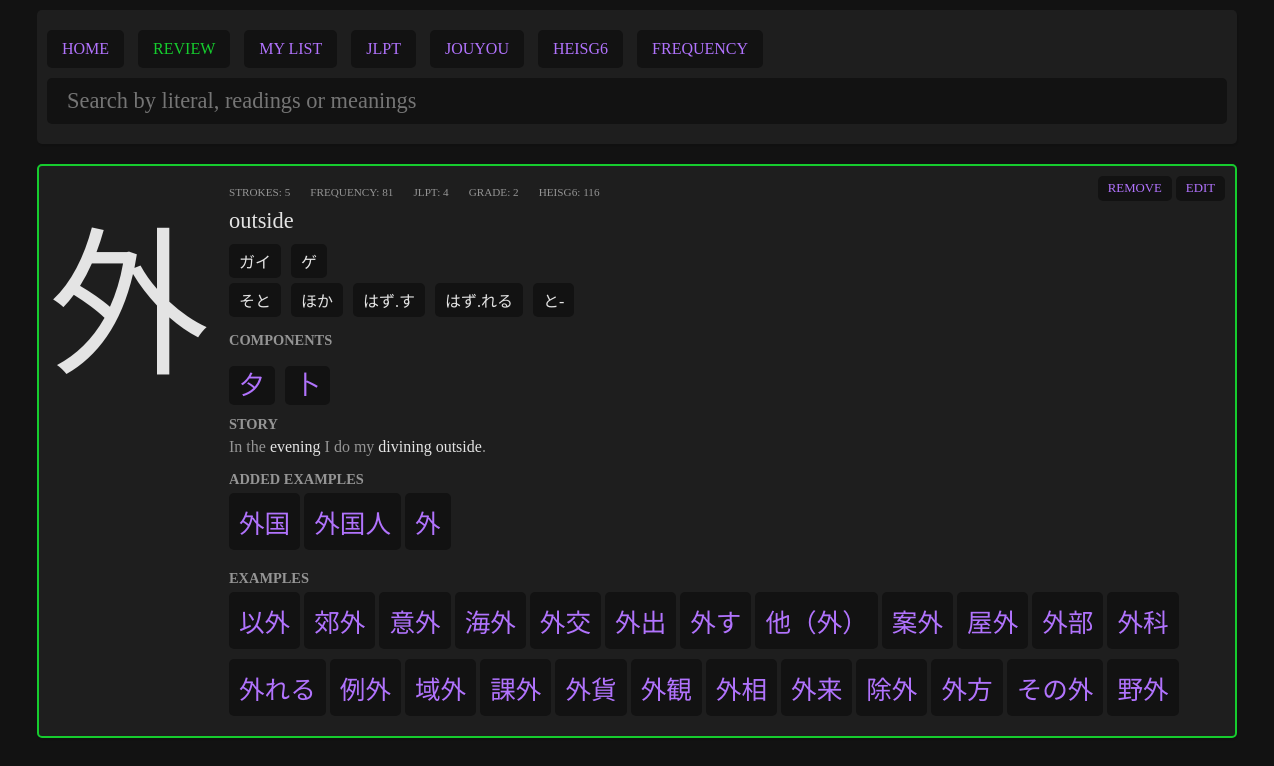
Screenshot of /kanji.php?literal=外 with the database file from the repository.
### tables this page shows
CREATE TABLE "kanjis" (
	"literal"	TEXT NOT NULL UNIQUE,
	"meanings"	TEXT NOT NULL,
	"onReadings"	TEXT,
	"kunReadings"	TEXT,
	"strokes"	INTEGER,
	"frequency"	INTEGER,
	"jlpt"	INTEGER,
	"grade"	INTEGER,
	"heisg6"	INTEGER,
	"components"	TEXT,
	"other_forms"	TEXT,
	PRIMARY KEY("literal")
);

CREATE TABLE "examples_study" (
	"examples_id"	INTEGER NOT NULL,
	"added"	INTEGER NOT NULL DEFAULT 1
);

CREATE TABLE examples (
    id INTEGER PRIMARY KEY AUTOINCREMENT,
    kanji TEXT NULL,
    kana TEXT NOT NULL,
    meanings TEXT NOT NULL,
    jlpt INTEGER NOT NULL
);

### kanji.php (the view, shortened to what this page needs)
<?php
$myPDO = new PDO('sqlite:data/kanjis.db');
if(isset($_GET['literal'])) {
    if(empty($_GET['literal'])) {
        $error = "No selected kanji.";
    } else {
        $sql = "SELECT kanjis.*, kanjis_study.story, kanjis_study.score, kanjis_study.added FROM kanjis LEFT JOIN kanjis_study ON kanjis.literal = kanjis_study.literal WHERE kanjis.literal = ?";
        $stmt = $myPDO->prepare($sql);
        $results = $stmt->execute([$_GET['literal']]);
        $entry = $stmt->fetch();
    }
}
?>
<?php require './parts/header.php'; ?>
<?php if(!empty($error)): ?>
     <div class="error">
        <?php echo $error;?>
    </div>
<?php elseif(isset($_GET['literal'])) :?>
    <?php if(!$entry): ?>
        <div class="card empty">
            No results.
        </div>
    <?php else: ?>
        <div class="card <?php if($entry['added'] == 1) echo ' added'; ?>">
            <div class="left">
                <div class="kanji big-kanji"><?php echo $entry['literal']; ?></div>
            </div>
            <div class="right">
                    <div class="meta">
                        <div class="item">
                            <span class="ref">strokes</span>
                            <span class="number"><?php echo $entry['strokes']; ?></span>
                        </div>
                        <?php if(!empty($entry['frequency'])): ?>
                        <div class="item">
                            <span class="ref">frequency</span>
                            <span class="number"><?php echo $entry['frequency']; ?></span>
                        </div>
                        <?php endif; ?>
                        <?php if(!empty($entry['jlpt'])): ?>
                        <div class="item">
                            <span class="ref">jlpt</span>
                            <span class="number"><?php echo $entry['jlpt']; ?></span>
                        </div>
                        <?php endif; ?>
                        <?php if(!empty($entry['grade'])): ?>
                        <div class="item">
                            <span class="ref">grade</span>
                            <span class="number">
                            <?php
                                if($entry['grade'] <= 6) {
                                    echo $entry['grade'];
                                } elseif($entry['grade'] == 8) {
                                    echo "HighSchool(Jouyou)";
                                } elseif($entry['grade'] == 9) {
                                    echo "Jinmeiyou(Names)";
                                } else {
                                    echo "Jinmeiyou(Names extra)";
                                }
                            ?>
                            </span>
                        </div>
                        <?php endif; ?>
                        <?php if(!empty($entry['heisg6'])): ?>
                        <div class="item">
                            <span class="ref">heisg6</span>
                            <span class="number"><?php echo $entry['heisg6']; ?></span>
                        </div>
                        <?php endif; ?>
                    </div>
                <div class="meanings">
                    <?php echo str_replace(";", ", ", $entry['meanings']); ?>
                </div>
                <?php if(!isset($_SESSION['simple']) || $_SESSION['simple'] == 'off'): ?>
                <?php
                    if(!empty($entry['onReadings'])) {
                        echo '<div class="readings">';
                        $onReadingsArray = explode(";", $entry['onReadings']);
                        foreach($onReadingsArray as $onReading) {
                            echo '<div class="reading">'.$onReading.'</div>';
                        }
                        echo '</div>';
                    }
                ?>
                <?php
                    if(!empty($entry['kunReadings'])) {
                        echo '<div class="readings">';
                        $kunReadingsArray = explode(";", $entry['kunReadings']);
                        foreach($kunReadingsArray as $kunReading) {
                            echo '<div class="reading">'.$kunReading.'</div>';
                        }
                        echo '</div>';
                    }
                ?>
                <?php endif;  ?>
                <?php
                    if(!empty($entry['components'])) {
                        echo '<div class="title">Components</div>';
                        echo '<div class="components">';
                        $componentsArray = explode(";", $entry['components']);
                        foreach($componentsArray as $component) {
                            echo '<div class="component"><a href="kanji.php?literal='.$component.'">'.$component.'</a></div>';
                        }
                        echo '</div>';
                    }
                ?>
                <?php if(!empty($entry['story'])): ?>
                <div class="story">
                    <div class="title">Story</div>
                    <?php
                        $pattern = '/#(.+?)#/';
                        $story = preg_replace($pattern, '<a href="kanji.php?literal=$1">$1</a>',$entry['story']);
                        $pattern = '/\_(.+?)\_/';
                        echo preg_replace($pattern, '<span>$1</span>',$story);
                    ?>
                </div>
                <?php endif; ?>
                <?php
                    $sql = "SELECT examples.*, examples_study.added FROM examples LEFT JOIN examples_study ON examples.id = examples_study.examples_id WHERE examples_study.added = 1 AND examples.kanji != '' AND kanji LIKE ? ORDER BY jlpt DESC";
                    $stmt = $myPDO->prepare($sql);
                    $stmt->execute(['%'.$entry['literal'].'%']);
                    $my_examples = $stmt->fetchAll();
                    $sql = "SELECT examples.*, examples_study.added FROM examples LEFT JOIN examples_study ON examples.id = examples_study.examples_id WHERE (examples_study.added = 0 OR examples_study.added IS NULL) AND examples.kanji != '' AND kanji LIKE ? ORDER BY jlpt DESC";
                    $stmt = $myPDO->prepare($sql);
                    $stmt->execute(['%'.$entry['literal'].'%']);
                    $examples = $stmt->fetchAll();
                ?>
                <?php if(!empty($my_examples)): ?>
                <div class="words">
                    <div class="title">Added examples</div>
                    <?php foreach($my_examples as $example): ?>
                    <div class="word">
                        <a href="index.php?query=<?php echo $example['kanji'];?>" class="example-kanji"><?php echo $example['kanji']; ?></a>
                    </div>
                    <?php endforeach; ?>
                </div>
                <?php endif; ?>
                <?php if(!empty($examples)): ?>
                <div class="words">
                    <div class="title">Examples</div>
                    <?php foreach($examples as $example): ?>
                    <div class="word">
                        <a href="index.php?query=<?php echo $example['kanji'];?>" class="example-kanji"><?php echo $example['kanji']; ?></a>
                    </div>
                    <?php endforeach; ?>
                </div>
                <?php endif; ?>
            </div>
            <div class="action">
                <?php if($entry['added'] == '' || $entry['added'] == 0): ?>
                    <form action="actions/add_kanji_to_study.php" method="POST">
                        <input type="hidden" name="literal" value="<?php echo $entry['literal'];?>">
                        <button type="submit">add</button>
                    </form>
                <?php else: ?>
                    <form action="actions/remove_kanji_from_study.php" method="POST">
                        <button type="submit">remove</button>
                    </form>
                <?php endif; ?>
                <button id="edit-toggle">edit</button>
            </div>
        </div>
    <?php endif;?>
<?php else: ?>
    <div class="card empty">
        No kanji selected.
    </div>
<?php endif;?>
<?php require './parts/footer.php'; ?>

### data/style.css (style rules this page uses)
body { background:#121212; color:#e4e4e4; font-family: "NotoSansJP"; }
* { box-sizing: border-box; }
.card, .header, .list { position:relative; background:#1e1e1e; display:flex; border-radius: 5px; box-shadow: 1px 2px 1px rgba(0, 0, 0, 0.1); margin-bottom:20px; }
.card.added { border:2px solid #16cc2e; }
.card .right { display: flex; flex-direction: column; flex-grow: 2; align-items: flex-start; padding:10px; }
.card .left .kanji { font-family:"NotoSansJP", "BabelStoneHan"; font-size:120pt; padding:10px; }
.card .right .meta, .card .right .components { display:flex; flex-wrap: wrap; flex-direction: row; justify-items: center; margin-top:10px; }
.card .right .readings { display:flex; flex-wrap: wrap; flex-direction: row; justify-items: center; }
.card .right .story { padding:5px 0; color:#959595; }
.card .right .meta .item { margin:0 20px 0 0; color:#959595; font-size: 0.7em; text-transform: uppercase; }
.card .right .meta .item .ref::after { content:': '; }
.card .right .meanings { font-size: 1.4em; margin:10px 0 ; }
.card .right .readings .reading, .card .right .component a { background-color:#121212; margin:0 10px 5px 0; padding:5px 10px; border-radius: 5px; font-family: "NotoSansJP"; }
.card .right .component { font-size: 1.6em; }
.card .action { position: absolute; top:10px; right:10px; }
.card .action form { display:inline-block; }
button { cursor:pointer; background-color:#121212; padding:5px 10px; border-radius: 5px; font-family: "NotoSansJP"; text-transform: uppercase; font-size: 0.8em; border:none; }
a, button { text-decoration: none; color:#b173fd; }
.words .word { border-radius: 5px; background:#121212; margin-bottom:10px; display: inline-block; position:relative; cursor:default; }
.title { text-transform: uppercase; color:#959595; font-weight: bold; font-size:0.9em; padding:5px 0; margin-top:5px; }
.card .right .components .component a { font-family:"NotoSansJP", "BabelStoneHan"; }
.story span { color:#e4e4e4; }
.word { overflow: visible; }
.word a { display: inline-block; font-size: 1.6em; padding:10px; }

### rows the page displays
kanjis: literal "外", strokes "5", frequency "81", jlpt "4", grade "2", heisg6 "116", meanings "outside", onReadings "ガイ", onReadings "ゲ", kunReadings "そと", kunReadings "ほか", kunReadings "はず.す", kunReadings "はず.れる", kunReadings "と-", components "夕", components "卜"
examples_study: examples.kanji "外国"
examples_study: examples.kanji "外国人"
examples_study: examples.kanji "外"

### other values shown
$example['kanji'] "以外"
$example['kanji'] "郊外"
$example['kanji'] "意外"
$example['kanji'] "海外"
$example['kanji'] "外交"
$example['kanji'] "外出"
$example['kanji'] "外す"
$example['kanji'] "他（外）"
$example['kanji'] "案外"
$example['kanji'] "屋外"
$example['kanji'] "外部"
$example['kanji'] "外科"
$example['kanji'] "外れる"
$example['kanji'] "例外"
$example['kanji'] "域外"
